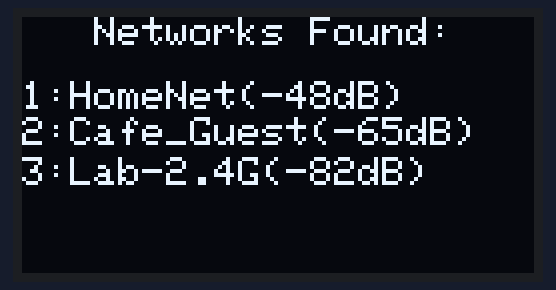
Bench run of a sketch on a simulated ESP32. On the bench: 128×64 one-colour display. A WiFi scan finds three made-up networks.

Above: at 2.1 s.

The sketch:

ESP32-WiFi-Scanner-with-SSD1306-OLED-Display.ino
```cpp
#include <WiFi.h>
#include <Wire.h>
#include <Adafruit_GFX.h>
#include <Adafruit_SSD1306.h>

#define SCREEN_WIDTH 128 // OLED display width, in pixels
#define SCREEN_HEIGHT 64 // OLED display height, in pixels
#define OLED_RESET    -1 // Reset pin (or -1 if sharing Arduino reset pin)
#define SCREEN_ADDRESS  0x3C // I2C address for the OLED display

Adafruit_SSD1306 display(SCREEN_WIDTH, SCREEN_HEIGHT, &Wire, OLED_RESET);

void setup() {
  Serial.begin(115200);
  WiFi.mode(WIFI_STA); // Set Wi-Fi to Station mode
  WiFi.disconnect(); // Disconnect from any previous networks

  if (!display.begin(SSD1306_SWITCHCAPVCC, SCREEN_ADDRESS)) {
    Serial.println(F("SSD1306 allocation failed"));
    while (1); // Loop forever if display initialization fails
  }

  display.clearDisplay();
  display.setTextSize(0.8);
  display.setTextColor(SSD1306_WHITE);
  display.setCursor(0, 0);
  display.print("     Wi-Fi Scan...");
  display.display();
}

void loop() {
  int n = WiFi.scanNetworks(); // Scan for Wi-Fi networks

  display.clearDisplay(); // Clear the OLED display


  if (n == 0) {
    display.setCursor(0, 0);
    display.print("  No networks found");
  } else {
    display.setCursor(0, 0);
    display.print("   Networks Found:");
    display.setCursor(0, 16); // Start from the top

    int networksToDisplay = (n > 5) ? 5 : n; // Display up to 5 networks

    for (int i = 0; i < networksToDisplay; i++) {
      String ssid = WiFi.SSID(i);
      int rssi = WiFi.RSSI(i);
      display.printf("%d:%s(%ddB)\n", i + 1, ssid.c_str(), rssi);
      display.setCursor(0, (i + 2.5) * 10);
    }
  }

  display.display(); // Update the display
  delay(5000); // Delay between scans
}
```
